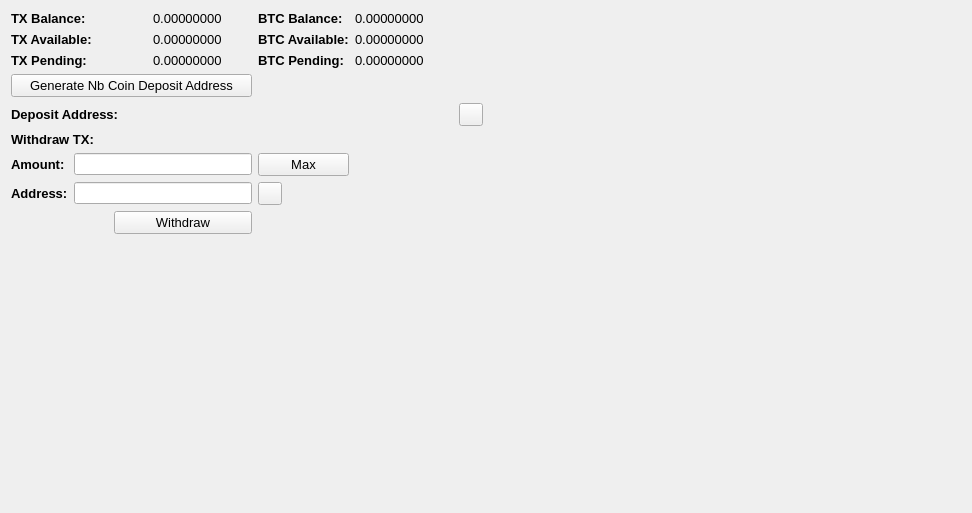
     <widget class="QWidget" name="BalanceTab">
      <attribute name="title">
       <string>Balance</string>
      </attribute>
      <layout class="QGridLayout" name="gridLayout_2">
       <item row="0" column="0" colspan="2">
        <widget class="QLabel" name="label_11">
         <property name="font">
          <font>
           <pointsize>10</pointsize>
           <weight>75</weight>
           <bold>true</bold>
          </font>
         </property>
         <property name="text">
          <string>TX Balance:</string>
         </property>
        </widget>
       </item>
       <item row="0" column="3">
        <widget class="QLabel" name="TXBalanceLabel">
         <property name="font">
          <font>
           <pointsize>10</pointsize>
          </font>
         </property>
         <property name="text">
          <string>0.00000000</string>
         </property>
         <property name="textInteractionFlags">
          <set>Qt::LinksAccessibleByMouse|Qt::TextSelectableByMouse</set>
         </property>
        </widget>
       </item>
       <item row="0" column="4">
        <widget class="QLabel" name="label_12">
         <property name="font">
          <font>
           <pointsize>10</pointsize>
           <weight>75</weight>
           <bold>true</bold>
          </font>
         </property>
         <property name="text">
          <string>BTC Balance:</string>
         </property>
        </widget>
       </item>
       <item row="0" column="5">
        <widget class="QLabel" name="BitcoinBalanceLabel">
         <property name="font">
          <font>
           <pointsize>10</pointsize>
          </font>
         </property>
         <property name="text">
          <string>0.00000000</string>
         </property>
         <property name="textInteractionFlags">
          <set>Qt::LinksAccessibleByMouse|Qt::TextSelectableByMouse</set>
         </property>
        </widget>
       </item>
       <item row="0" column="7" rowspan="10">
        <spacer name="horizontalSpacer_4">
         <property name="orientation">
          <enum>Qt::Horizontal</enum>
         </property>
         <property name="sizeHint" stdset="0">
          <size>
           <width>478</width>
           <height>488</height>
          </size>
         </property>
        </spacer>
       </item>
       <item row="1" column="0" colspan="2">
        <widget class="QLabel" name="label_13">
         <property name="font">
          <font>
           <pointsize>10</pointsize>
           <weight>75</weight>
           <bold>true</bold>
          </font>
         </property>
         <property name="text">
          <string>TX Available:</string>
         </property>
        </widget>
       </item>
       <item row="1" column="3">
        <widget class="QLabel" name="TXAvailableLabel_2">
         <property name="font">
          <font>
           <pointsize>10</pointsize>
          </font>
         </property>
         <property name="text">
          <string>0.00000000</string>
         </property>
         <property name="textInteractionFlags">
          <set>Qt::LinksAccessibleByMouse|Qt::TextSelectableByMouse</set>
         </property>
        </widget>
       </item>
       <item row="1" column="4">
        <widget class="QLabel" name="label_15">
         <property name="font">
          <font>
           <pointsize>10</pointsize>
           <weight>75</weight>
           <bold>true</bold>
          </font>
         </property>
         <property name="text">
          <string>BTC Available:</string>
         </property>
        </widget>
       </item>
       <item row="1" column="5">
        <widget class="QLabel" name="BitcoinAvailableLabel">
         <property name="font">
          <font>
           <pointsize>10</pointsize>
          </font>
         </property>
         <property name="text">
          <string>0.00000000</string>
         </property>
         <property name="textInteractionFlags">
          <set>Qt::LinksAccessibleByMouse|Qt::TextSelectableByMouse</set>
         </property>
        </widget>
       </item>
       <item row="2" column="0" colspan="2">
        <widget class="QLabel" name="label_14">
         <property name="font">
          <font>
           <pointsize>10</pointsize>
           <weight>75</weight>
           <bold>true</bold>
          </font>
         </property>
         <property name="text">
          <string>TX Pending:</string>
         </property>
        </widget>
       </item>
       <item row="2" column="3">
        <widget class="QLabel" name="TXPendingLabel">
         <property name="font">
          <font>
           <pointsize>10</pointsize>
          </font>
         </property>
         <property name="text">
          <string>0.00000000</string>
         </property>
         <property name="textInteractionFlags">
          <set>Qt::LinksAccessibleByMouse|Qt::TextSelectableByMouse</set>
         </property>
        </widget>
       </item>
       <item row="2" column="4">
        <widget class="QLabel" name="label_31">
         <property name="font">
          <font>
           <pointsize>10</pointsize>
           <weight>75</weight>
           <bold>true</bold>
          </font>
         </property>
         <property name="text">
          <string>BTC Pending:</string>
         </property>
        </widget>
       </item>
       <item row="2" column="5">
        <widget class="QLabel" name="BitcoinPendingLabel">
         <property name="font">
          <font>
           <pointsize>10</pointsize>
          </font>
         </property>
         <property name="text">
          <string>0.00000000</string>
         </property>
         <property name="textInteractionFlags">
          <set>Qt::LinksAccessibleByMouse|Qt::TextSelectableByMouse</set>
         </property>
        </widget>
       </item>
       <item row="3" column="0" colspan="4">
        <widget class="QPushButton" name="GenDepositBTN">
         <property name="font">
          <font>
           <pointsize>10</pointsize>
          </font>
         </property>
         <property name="text">
          <string>Generate Nb Coin Deposit Address</string>
         </property>
        </widget>
       </item>
       <item row="4" column="0" colspan="3">
        <widget class="QLabel" name="label_33">
         <property name="font">
          <font>
           <pointsize>10</pointsize>
           <weight>75</weight>
           <bold>true</bold>
          </font>
         </property>
         <property name="text">
          <string>Deposit Address:</string>
         </property>
        </widget>
       </item>
       <item row="4" column="3" colspan="3">
        <widget class="QLabel" name="DepositAddressLabel">
         <property name="minimumSize">
          <size>
           <width>300</width>
           <height>0</height>
          </size>
         </property>
         <property name="palette">
          <palette>
           <active>
            <colorrole role="WindowText">
             <brush brushstyle="SolidPattern">
              <color alpha="255">
               <red>0</red>
               <green>0</green>
               <blue>0</blue>
              </color>
             </brush>
            </colorrole>
            <colorrole role="Text">
             <brush brushstyle="SolidPattern">
              <color alpha="255">
               <red>0</red>
               <green>0</green>
               <blue>255</blue>
              </color>
             </brush>
            </colorrole>
           </active>
           <inactive>
            <colorrole role="WindowText">
             <brush brushstyle="SolidPattern">
              <color alpha="255">
               <red>0</red>
               <green>0</green>
               <blue>0</blue>
              </color>
             </brush>
            </colorrole>
            <colorrole role="Text">
             <brush brushstyle="SolidPattern">
              <color alpha="255">
               <red>0</red>
               <green>0</green>
               <blue>255</blue>
              </color>
             </brush>
            </colorrole>
           </inactive>
           <disabled>
            <colorrole role="WindowText">
             <brush brushstyle="SolidPattern">
              <color alpha="255">
               <red>120</red>
               <green>120</green>
               <blue>120</blue>
              </color>
             </brush>
            </colorrole>
            <colorrole role="Text">
             <brush brushstyle="SolidPattern">
              <color alpha="255">
               <red>120</red>
               <green>120</green>
               <blue>120</blue>
              </color>
             </brush>
            </colorrole>
           </disabled>
          </palette>
         </property>
         <property name="font">
          <font>
           <pointsize>10</pointsize>
           <weight>75</weight>
           <bold>true</bold>
          </font>
         </property>
         <property name="text">
          <string/>
         </property>
         <property name="alignment">
          <set>Qt::AlignRight|Qt::AlignTrailing|Qt::AlignVCenter</set>
         </property>
         <property name="textInteractionFlags">
          <set>Qt::LinksAccessibleByMouse|Qt::TextSelectableByKeyboard|Qt::TextSelectableByMouse</set>
         </property>
        </widget>
       </item>
       <item row="4" column="6">
        <widget class="QToolButton" name="DepositCopyButton">
         <property name="toolTip">
          <string>Copy to clipboard</string>
         </property>
         <property name="text">
          <string/>
         </property>
         <property name="icon">
          <iconset resource="../bitcoin.qrc">
           <normaloff>:/icons/editcopy</normaloff>:/icons/editcopy</iconset>
         </property>
         <property name="shortcut">
          <string>Alt+P</string>
         </property>
        </widget>
       </item>
       <item row="5" column="0" colspan="2">
        <widget class="QLabel" name="label_34">
         <property name="font">
          <font>
           <pointsize>10</pointsize>
           <weight>75</weight>
           <bold>true</bold>
          </font>
         </property>
         <property name="text">
          <string>Withdraw TX:</string>
         </property>
        </widget>
       </item>
       <item row="6" column="0">
        <widget class="QLabel" name="label_26">
         <property name="font">
          <font>
           <pointsize>10</pointsize>
           <weight>75</weight>
           <bold>true</bold>
          </font>
         </property>
         <property name="text">
          <string>Amount:</string>
         </property>
        </widget>
       </item>
       <item row="6" column="1" colspan="3">
        <widget class="QLineEdit" name="WithdrawUnitsInput">
         <property name="font">
          <font>
           <pointsize>9</pointsize>
           <weight>75</weight>
           <bold>true</bold>
          </font>
         </property>
         <property name="text">
          <string/>
         </property>
        </widget>
       </item>
       <item row="6" column="4">
        <widget class="QPushButton" name="Withdraw_Max_Amount">
         <property name="font">
          <font>
           <pointsize>10</pointsize>
          </font>
         </property>
         <property name="text">
          <string>Max</string>
         </property>
        </widget>
       </item>
       <item row="7" column="0">
        <widget class="QLabel" name="label_10">
         <property name="font">
          <font>
           <pointsize>10</pointsize>
           <weight>75</weight>
           <bold>true</bold>
          </font>
         </property>
         <property name="text">
          <string>Address:</string>
         </property>
        </widget>
       </item>
       <item row="7" column="1" colspan="3">
        <widget class="QLineEdit" name="WithdrawAddress">
         <property name="font">
          <font>
           <pointsize>9</pointsize>
           <weight>75</weight>
           <bold>true</bold>
          </font>
         </property>
        </widget>
       </item>
       <item row="7" column="4">
        <widget class="QToolButton" name="WithdrawPasteButton">
         <property name="toolTip">
          <string>Paste from clipboard</string>
         </property>
         <property name="text">
          <string/>
         </property>
         <property name="icon">
          <iconset resource="../bitcoin.qrc">
           <normaloff>:/icons/editpaste</normaloff>:/icons/editpaste</iconset>
         </property>
         <property name="shortcut">
          <string>Alt+P</string>
         </property>
        </widget>
       </item>
       <item row="8" column="2" colspan="2">
        <widget class="QPushButton" name="WithdrawUnitsBtn">
         <property name="font">
          <font>
           <pointsize>10</pointsize>
          </font>
         </property>
         <property name="text">
          <string>Withdraw</string>
         </property>
        </widget>
       </item>
       <item row="9" column="0" colspan="6">
        <spacer name="verticalSpacer">
         <property name="orientation">
          <enum>Qt::Vertical</enum>
         </property>
         <property name="sizeHint" stdset="0">
          <size>
           <width>428</width>
           <height>262</height>
          </size>
         </property>
        </spacer>
       </item>
      </layout>
      <zorder>label_31</zorder>
      <zorder>label_15</zorder>
      <zorder>label_12</zorder>
      <zorder>label_14</zorder>
      <zorder>label_13</zorder>
      <zorder>label_11</zorder>
      <zorder>BitcoinBalanceLabel</zorder>
      <zorder>TXBalanceLabel</zorder>
      <zorder>TXAvailableLabel_2</zorder>
      <zorder>TXPendingLabel</zorder>
      <zorder>BitcoinAvailableLabel</zorder>
      <zorder>BitcoinPendingLabel</zorder>
      <zorder>label_33</zorder>
      <zorder>GenDepositBTN</zorder>
      <zorder>DepositAddressLabel</zorder>
      <zorder>Withdraw_Max_Amount</zorder>
      <zorder>label_34</zorder>
      <zorder>WithdrawUnitsInput</zorder>
      <zorder>label_10</zorder>
      <zorder>label_26</zorder>
      <zorder>WithdrawAddress</zorder>
      <zorder>WithdrawUnitsBtn</zorder>
      <zorder>horizontalSpacer_4</zorder>
      <zorder>verticalSpacer</zorder>
      <zorder>WithdrawPasteButton</zorder>
      <zorder>DepositCopyButton</zorder>
     </widget>
